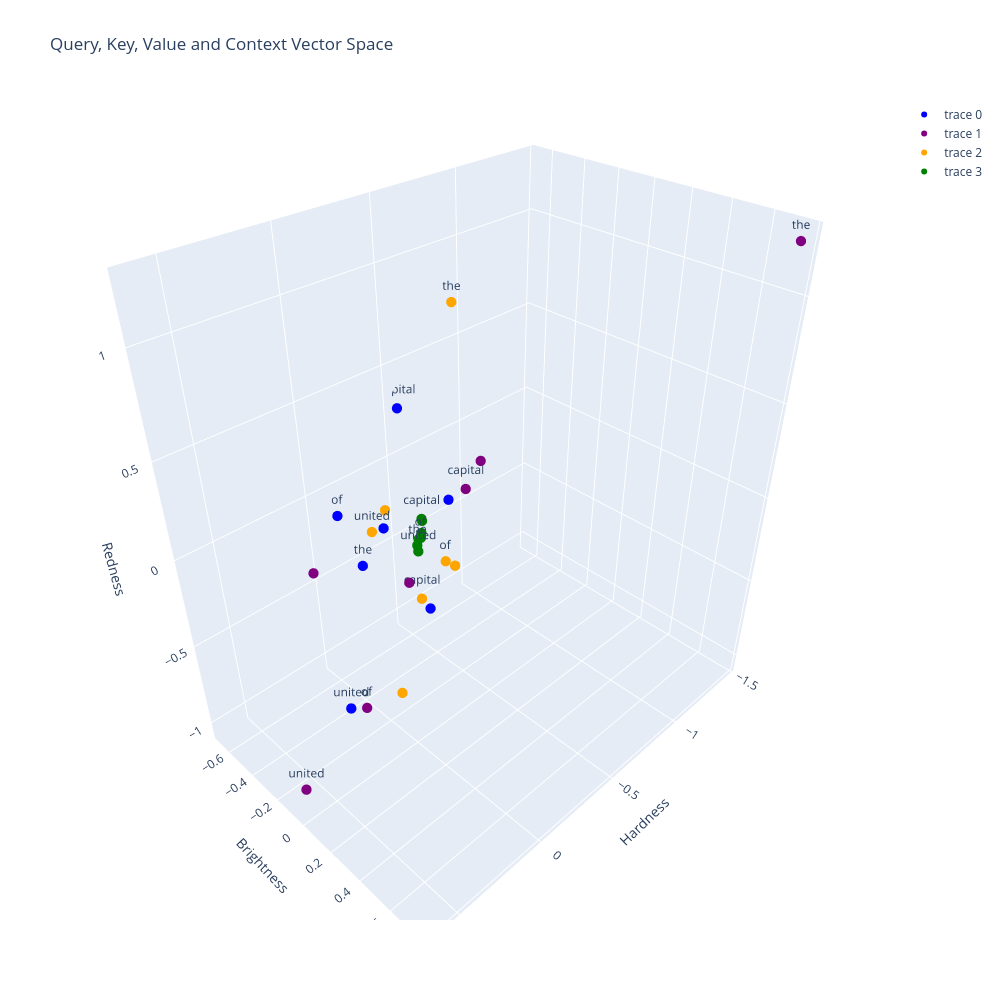

Notebook cell for this chart:
### Code cell
from plot_tokens import plot_tokens

u_sentences = [
  {
    "words": q_of_sentence.detach().numpy(),
    "labels": u_tokenizer.tokenize(prompt),
    "color": "blue",
  },
  {
    "words": k_of_sentence.detach().numpy(),
    "labels": u_tokenizer.tokenize(prompt),
    "color": "purple",
  },
  {
    "words": v_of_sentence.detach().numpy(),
    "labels": u_tokenizer.tokenize(prompt),
    "color": "orange",
  },
  {
    "words": context_vector.detach().numpy(),
    "labels": u_tokenizer.tokenize(prompt),
    "color": "green",
  },
]

plot_tokens(u_sentences, "Query, Key, Value and Context Vector Space")

### Figure 1 — Plotly figure (JSON) as saved in the notebook; plotly's stock layout.template omitted (floating-point values rounded to 4 significant figures)
{"data": [{"hoverinfo": "text", "marker": {"color": "blue", "size": 6}, "mode": "markers+text", "text": ["the", " ", "capital", " ", "of", " ", "united"], "type": "scatter3d", "x": [-0.06285, -0.1326, -0.5441, -0.2963, 0.3327, 0.1858, 0.6257], "y": [-0.4099, -0.01886, -0.6793, -0.05837, -0.001766, 0.08859, 0.3806], "z": [-0.2739, -0.3405, 0.2715, 0.161, 0.4208, 0.3326, -0.1234]}, {"hoverinfo": "text", "marker": {"color": "purple", "size": 6}, "mode": "markers+text", "text": ["the", " ", "capital", " ", "of", " ", "united"], "type": "scatter3d", "x": [-1.452, -0.4492, -0.01314, 0.3186, 0.4341, 0.07103, 0.5907], "y": [0.7693, -0.01222, 0.3474, -0.2403, 0.2128, 0.08798, -0.1019], "z": [1.238, 0.3139, 0.5469, -0.004276, -0.3887, -0.008667, -1.041]}, {"hoverinfo": "text", "marker": {"color": "orange", "size": 6}, "mode": "markers+text", "text": ["the", " ", "capital", " ", "of", " ", "united"], "type": "scatter3d", "x": [-0.7721, 0.009955, -0.08616, 0.259, -0.1993, -0.2079, 0.1267], "y": [-0.5253, -0.1185, -0.02104, 0.2306, 0.01925, 0.07021, -0.0666], "z": [0.794, 0.2278, -0.2557, -0.4159, -0.0834, -0.08461, 0.2027]}, {"hoverinfo": "text", "marker": {"color": "green", "size": 6}, "mode": "markers+text", "text": ["the", " ", "capital", " ", "of", " ", "united"], "type": "scatter3d", "x": [-0.08926, -0.1083, -0.1654, -0.1653, -0.1269, -0.1385, -0.08413], "y": [-0.03881, -0.05095, -0.0923, -0.08858, -0.05657, -0.06558, -0.02795], "z": [0.03216, 0.04938, 0.107, 0.09882, 0.04402, 0.05898, 0.008638]}], "layout": {"height": 1000, "scene": {"xaxis": {"title": {"text": "Hardness"}}, "yaxis": {"title": {"text": "Brightness"}}, "zaxis": {"title": {"text": "Redness"}}}, "title": {"text": "Query, Key, Value and Context Vector Space"}, "width": 1000}}
